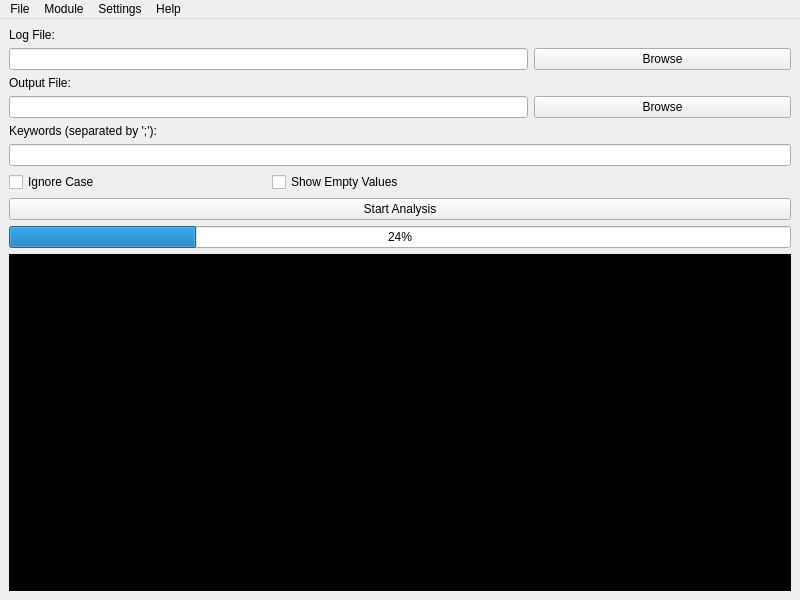
<?xml version="1.0" encoding="UTF-8"?>
<ui version="4.0">
 <author>Muhammed Abdullah</author>
 <class>MainWindow</class>
 <widget class="QMainWindow" name="MainWindow">
  <property name="geometry">
   <rect>
    <x>0</x>
    <y>0</y>
    <width>800</width>
    <height>600</height>
   </rect>
  </property>
  <property name="windowTitle">
   <string>Log Analysis</string>
  </property>
  <widget class="QWidget" name="centralwidget">
   <layout class="QGridLayout" name="gridLayout">
    <item row="0" column="0">
     <widget class="QLabel" name="log_file_label">
      <property name="text">
       <string>Log File:</string>
      </property>
     </widget>
    </item>
    <item row="1" column="0" colspan="2">
     <widget class="QLineEdit" name="log_file_lineedit"/>
    </item>
    <item row="1" column="2">
     <widget class="QPushButton" name="log_file_button">
      <property name="text">
       <string>Browse</string>
      </property>
     </widget>
    </item>
    <item row="2" column="0">
     <widget class="QLabel" name="out_file_label">
      <property name="text">
       <string>Output File:</string>
      </property>
     </widget>
    </item>
    <item row="3" column="0" colspan="2">
     <widget class="QLineEdit" name="out_file_lineedit"/>
    </item>
    <item row="3" column="2">
     <widget class="QPushButton" name="out_file_button">
      <property name="text">
       <string>Browse</string>
      </property>
     </widget>
    </item>
    <item row="4" column="0" colspan="2">
     <widget class="QLabel" name="keywords_label">
      <property name="text">
       <string>Keywords (separated by ';'):</string>
      </property>
     </widget>
    </item>
    <item row="5" column="0" colspan="3">
     <widget class="QLineEdit" name="keywords_lineedit"/>
    </item>
    <item row="6" column="0">
     <widget class="QCheckBox" name="ignore_case_checkbox">
      <property name="text">
       <string>Ignore Case</string>
      </property>
     </widget>
    </item>
    <item row="6" column="1">
     <widget class="QCheckBox" name="show_empty_checkbox">
      <property name="text">
       <string>Show Empty Values</string>
      </property>
     </widget>
    </item>
    <item row="7" column="0" colspan="3">
     <widget class="QPushButton" name="start_button">
      <property name="text">
       <string>Start Analysis</string>
      </property>
     </widget>
    </item>
    <item row="8" column="0" colspan="3">
     <widget class="QProgressBar" name="progress_bar">
      <property name="value">
       <number>24</number>
      </property>
     </widget>
    </item>
    <item row="9" column="0" colspan="3">
     <widget class="QTextBrowser" name="output_textedit">
      <property name="styleSheet">
       <string notr="true">background:black;
font: 10pt &quot;Terminal&quot;;
color:white;</string>
      </property>
      <property name="frameShadow">
       <enum>QFrame::Raised</enum>
      </property>
     </widget>
    </item>
   </layout>
  </widget>
  <widget class="QMenuBar" name="menubar">
   <property name="geometry">
    <rect>
     <x>0</x>
     <y>0</y>
     <width>800</width>
     <height>22</height>
    </rect>
   </property>
   <widget class="QMenu" name="menuFile">
    <property name="title">
     <string>File</string>
    </property>
    <addaction name="actionOpen"/>
    <addaction name="actionExit"/>
   </widget>
   <widget class="QMenu" name="menuModule">
    <property name="title">
     <string>Module</string>
    </property>
   </widget>
   <widget class="QMenu" name="menuSettings">
    <property name="title">
     <string>Settings</string>
    </property>
    <addaction name="actionIgnore_Case"/>
    <addaction name="actionShow_Empty_Values"/>
    <addaction name="actionClear_Output"/>
    <addaction name="actionTheme"/>
   </widget>
   <widget class="QMenu" name="menuHelp">
    <property name="title">
     <string>Help</string>
    </property>
    <addaction name="actionREADME"/>
   </widget>
   <addaction name="menuFile"/>
   <addaction name="menuModule"/>
   <addaction name="menuSettings"/>
   <addaction name="menuHelp"/>
  </widget>
  <action name="actionOpen">
   <property name="text">
    <string>Open</string>
   </property>
   <property name="shortcut">
    <string>Ctrl+O</string>
   </property>
  </action>
  <action name="actionExit">
   <property name="text">
    <string>Exit</string>
   </property>
  </action>
  <action name="actionIgnore_Case">
   <property name="checkable">
    <bool>true</bool>
   </property>
   <property name="text">
    <string>Ignore Case</string>
   </property>
  </action>
  <action name="actionShow_Empty_Values">
   <property name="checkable">
    <bool>true</bool>
   </property>
   <property name="text">
    <string>Show Empty Values</string>
   </property>
  </action>
  <action name="actionREADME">
   <property name="text">
    <string>README</string>
   </property>
  </action>
  <action name="actionClear_Output">
   <property name="text">
    <string>Clear Output</string>
   </property>
   <property name="shortcut">
    <string>Ctrl+L</string>
   </property>
   <property name="shortcutContext">
    <enum>Qt::ApplicationShortcut</enum>
   </property>
   <property name="shortcutVisibleInContextMenu">
    <bool>true</bool>
   </property>
  </action>
  <action name="actionTheme">
   <property name="text">
    <string>Toggle Theme</string>
   </property>
   <property name="shortcut">
    <string>Ctrl+T</string>
   </property>
  </action>
 </widget>
 <tabstops>
  <tabstop>log_file_lineedit</tabstop>
  <tabstop>log_file_button</tabstop>
  <tabstop>out_file_lineedit</tabstop>
  <tabstop>out_file_button</tabstop>
  <tabstop>keywords_lineedit</tabstop>
  <tabstop>ignore_case_checkbox</tabstop>
  <tabstop>show_empty_checkbox</tabstop>
  <tabstop>start_button</tabstop>
  <tabstop>output_textedit</tabstop>
 </tabstops>
 <resources/>
 <connections/>
</ui>
